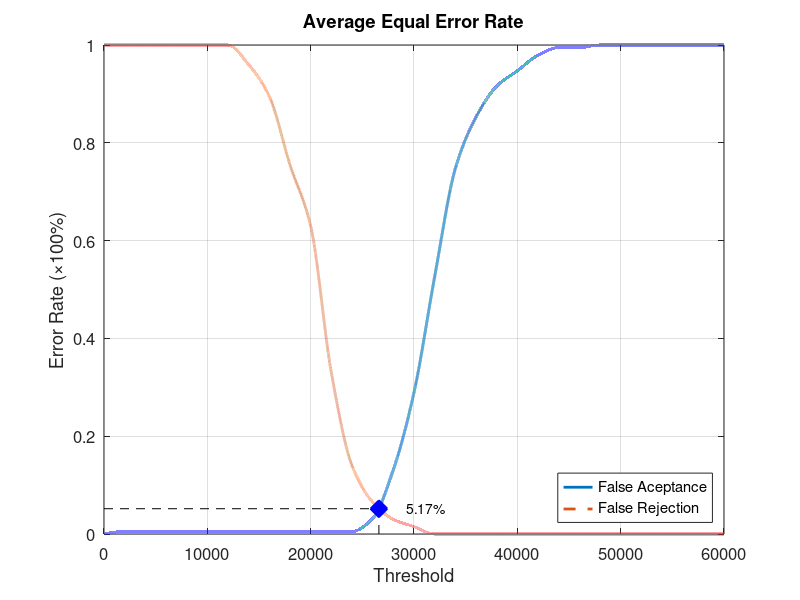
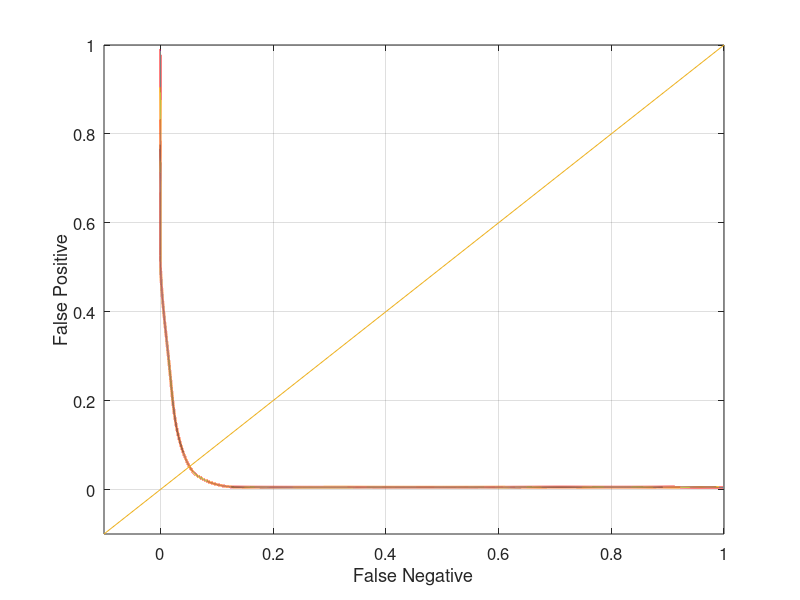

MATLAB code for these plots, in order:
function yEER = Database4_1
close all;
clear;
clc;
x = 0:2000:60000;
xq = 0:0.5:60000;

y0 = [0 0.00526316 0.00526316 0.00526316 0.00526316 0.00526316 0.00526316 0.00526316 0.00526316 0.00526316 0.00526316 0.00526316 0.00526316 0.0315789 0.131579 0.289474 0.526316 0.747368 0.852632 0.915789 0.947368 0.978947 0.994737 0.994737 1 1 1 1 1 1 1];
yy0 = interp1(x, y0, xq, 'pchip');
y1 = [1 1 1 1 1 1 1 0.96 0.895 0.755 0.63 0.33 0.14 0.065 0.03 0.015 0 0 0 0 0 0 0 0 0 0 0 0 0 0 0];
yy1 = interp1(x, y1, xq, 'pchip');

% Calculating EER: 
y2 = abs(y0 - y1);
find(y2 == min(y2))
yy2 = abs(yy0 - yy1);
xEER = find(yy2 == min(yy2));
xEERIndex = xq(xEER) % X-axis EER
yEER = yy0(xEER) % Y-axis EER

main = figure
plot(xq, yy0,'-','LineWidth', 2);	hold on
plot(xq, yy1,'--','LineWidth', 2);	hold on
plot([xEERIndex xEERIndex], [0 yEER], 'k--');	hold on
plot([0 xEERIndex], [yEER yEER], 'k--');	hold on
plot(xEERIndex, yEER, 'bx', 'LineWidth', 10);	hold on
text(xEERIndex + 10 * xEERIndex / 100, yEER, [num2str(round((10000 * yEER)) / 100) '%'])
legend('False Aceptance', 'False Rejection', 'Location', 'SouthEast')
xlabel('Threshold')
ylabel('Error Rate (\times100%)')
title('Average Equal Error Rate')
set(gca, 'FontSize', 12)
axis([0 60000 0 1])
grid on

print(main, 'Database4_1Main', '-dpng');
FNRxFPR = figure('Color', [1 1 1]);
plot(yy1, yy0, '-', yy1, yy0, 'LineWidth', 2);
hold on
y = -0.1:0.1:1
plot(y, y); 
set(gca, 'FontSize', 12)
xlabel('False Negative')
ylabel('False Positive')
axis([-0.1 1 -0.1 1])
set(gca, 'FontSize', 12)
grid on

print(FNRxFPR, 'Database4_1FNRxFPR','-dpng');
end
